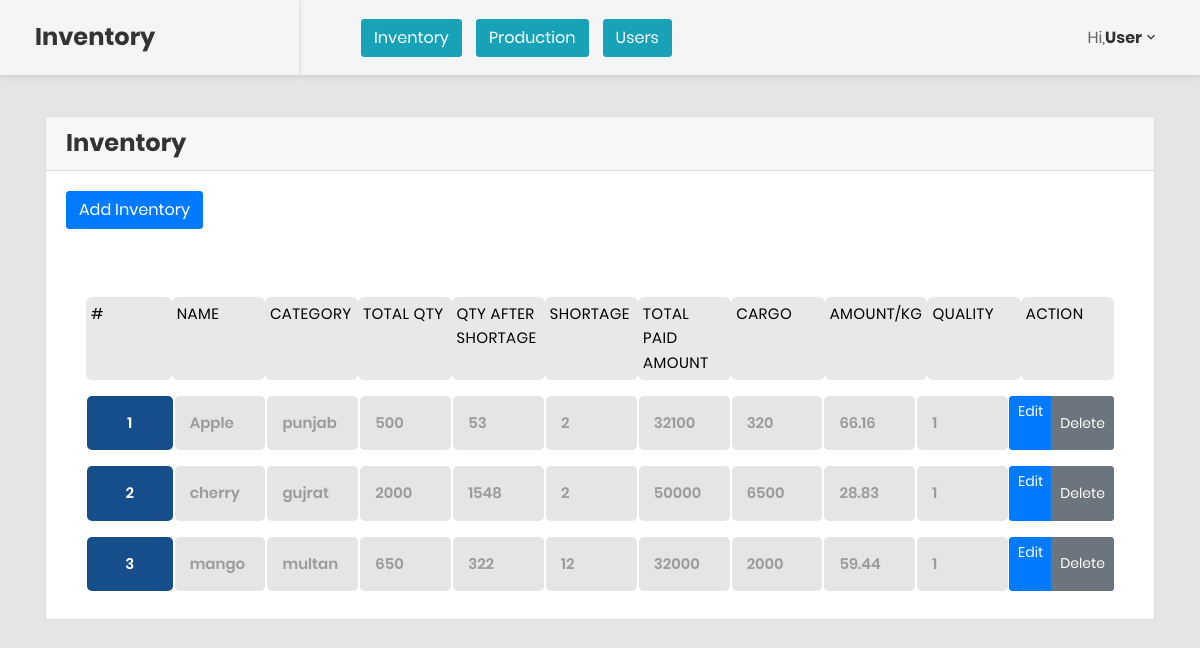
The page / (signed in) on the database its author committed.
### tables this page shows
CREATE TABLE `inventory` (
  `id` int(11) NOT NULL,
  `product_name` varchar(255) NOT NULL,
  `product_qty` int(11) NOT NULL,
  `total_qty` int(11) NOT NULL,
  `shortage` int(11) NOT NULL,
  `total_amount_paid` int(11) NOT NULL,
  `amount_per_kg` float NOT NULL,
  `quality` int(11) NOT NULL,
  `category` varchar(255) NOT NULL,
  `cargo` float NOT NULL
);

### functions.php (called while the page is built, shortened)
<?php
require_once('conn.php');
function select($t,$wh=[]){
	global $conn;
	$q1 = where($wh);
	$select="SELECT * FROM $t $q1";
	$result=mysqli_query($conn,$select);
	$data=[];
	while ($row=mysqli_fetch_assoc($result)) {
		$data[]=$row;
	}
	return ($data);
}
function where($wh){
	$q=['WHERE 1 '];
	$q1=implode(' AND ', $q);
	return $q1;
}
?>

### index.php (the view)
<?php include('list.php');
$data = select('inventory');
?>
<div class="card-header">
	<h3>Inventory</h3>
</div>
<div class="card-body">
	<a href="add-inventory.php" class="btn btn-primary">Add Inventory</a>
</div>
<div class="card-body">
	<div class="details-container">
		<ul class="responsive-table">
			<li class="table-header">
				<div class="col col-1" data-label="#">#</div>
				<div class="col">Name</div>
				<div class="col">Category</div>
				<div class="col">Total Qty</div>
				<div class="col">Qty after Shortage</div>
				<div class="col">Shortage</div>
				<div class="col">Total paid Amount</div>
				<div class="col">Cargo</div>
				<div class="col">Amount/kg</div>
				<div class="col">Quality</div>
				<div class="col" colspan="2">Action</div>
			</li>
			<?php $n =1;?>
			<?php foreach ($data as $key => $value): ?>
				<li class="table-row">
					<div class="col col-1" data-label="#"><?= $n++ ?></div>
					<div class="col" data-label="Name-"><?= $value['product_name'] ?></div>
					<div class="col" data-label="Category-"><?= $value['category'] ?></div>
					<div class="col" data-label="Total Qty-"><?= $value['product_qty'] ?></div>
					<div class="col" data-label="Qty after Shortage-"><?= $value['total_qty'] ?></div>
					<div class="col" data-label="Shortage-"><?= $value['shortage'] ?></div>
					<div class="col" data-label="Total Amount Paid-"><?= $value['total_amount_paid'] ?></div>
					<div class="col" data-label="Amount/kg-"><?= $value['cargo'] ?></div>
					<div class="col" data-label="Amount/kg-"><?= $value['amount_per_kg'] ?></div>
					<div class="col" data-label="Quality-"><?= $value['quality'] ?></div>
					<div class="btn-group" role="group">
						<a href="edit.php?id=<?php echo $value['id']?>" class="btn btn-sm btn-primary">Edit</a>
						<button type="button" class="btn btn-sm btn-secondary" data-toggle="modal" data-target="#delete_stock-<?= $value['id'] ?>">
							Delete
						</button>
					</div>
				</li>
			<?php endforeach ?>
		</ul>
	</div>
</div>
<?php
include('index-end.php');
?>

### header.php (shortened to what this page needs)
<?php
require_once('conn.php');
require_once('functions.php');
?>
<!DOCTYPE html>
<html lang="en">
<head>
	<link href="assets/css/font-face.css" rel="stylesheet" media="all">
	<link href="assets/vendor/font-awesome-4.7/css/font-awesome.min.css" rel="stylesheet" media="all">
	<link href="assets/vendor/font-awesome-5/css/fontawesome-all.min.css" rel="stylesheet" media="all">
	<link href="assets/vendor/mdi-font/css/material-design-iconic-font.min.css" rel="stylesheet" media="all">
	<link href="assets/vendor/bootstrap-4.1/bootstrap.min.css" rel="stylesheet" media="all">
	<link href="assets/vendor/animsition/animsition.min.css" rel="stylesheet" media="all">
	<link href="assets/vendor/bootstrap-progressbar/bootstrap-progressbar-3.3.4.min.css" rel="stylesheet" media="all">
	<link href="assets/vendor/wow/animate.css" rel="stylesheet" media="all">
	<link href="assets/vendor/css-hamburgers/hamburgers.min.css" rel="stylesheet" media="all">
	<link href="assets/vendor/slick/slick.css" rel="stylesheet" media="all">
	<link href="assets/vendor/select2/select2.min.css" rel="stylesheet" media="all">
	<link href="assets/vendor/perfect-scrollbar/perfect-scrollbar.css" rel="stylesheet" media="all">
	<link href="assets/css/theme.css" rel="stylesheet" media="all">
</head>
<body class="animsition">

### list.php (shortened to what this page needs)
<?php
include('header.php');
$data = select('inventory');
?>
<div class="page-wrapper">
	<aside class="menu-sidebar d-none d-lg-block">
		<div class="logo">
			<h3>Inventory</h3>
		</div>
		</aside>
		<div class="page-container">
			<header class="header-desktop">
				<div class="section__content section__content--p30">
					<div class="container-fluid">
						<div class="header-wrap">
							<nav class="navbar-sidebar">
								<ul class="list-unstyled navbar">
									<li>
										<a href="index.php" class="btn btn-info">Inventory</a>
										<a href="costing.php" class="btn btn-info">Production</a>
										<a href="users.php" class="btn btn-info">Users</a>
									</li>
								</ul>
							</nav>
							<div class="header-button">
								<div class="account-wrap">
									<div class="account-item clearfix js-item-menu">
										<div class="content">
											Hi,<a class="js-acc-btn"><strong><?= $_SESSION['user_name'] ?></strong></a>
										</div>
									</div>
								</div>
							</div>
						</div>
					</div>
				</div>
			</header>
			<div class="main-content">
				<div class="section__content section__content--p30">
					<div class="container-fluid">
						<div class="card">

### index-end.php
			</div>
		</div>
	</div>
</div>
</div>
<?php
include('footer.php');
?>

### footer.php (shortened to what this page needs)
</body>
</html>

### rows shown on the page
inventory: product_name "Apple", category "punjab", product_qty "500", total_qty "53", shortage "2", total_amount_paid "32100", cargo "320", amount_per_kg "66.16", quality "1"
inventory: product_name "cherry", category "gujrat", product_qty "2000", total_qty "1548", shortage "2", total_amount_paid "50000", cargo "6500", amount_per_kg "28.83", quality "1"
inventory: product_name "mango", category "multan", product_qty "650", total_qty "322", shortage "12", total_amount_paid "32000", cargo "2000", amount_per_kg "59.44", quality "1"

### other values the page prints
$_SESSION['user_name'] "User"
